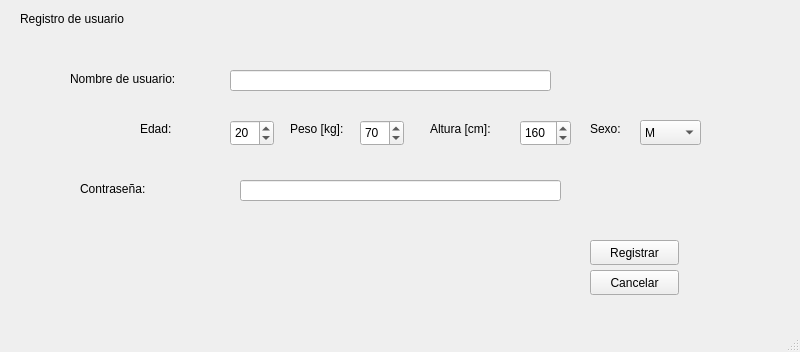
<?xml version="1.0" encoding="UTF-8"?>
<ui version="4.0">
 <class>RegWindow</class>
 <widget class="QMainWindow" name="RegWindow">
  <property name="geometry">
   <rect>
    <x>0</x>
    <y>0</y>
    <width>800</width>
    <height>352</height>
   </rect>
  </property>
  <property name="windowTitle">
   <string>Registro de Usuario</string>
  </property>
  <widget class="QWidget" name="centralwidget">
   <widget class="QLabel" name="label">
    <property name="geometry">
     <rect>
      <x>20</x>
      <y>10</y>
      <width>161</width>
      <height>17</height>
     </rect>
    </property>
    <property name="text">
     <string>Registro de usuario</string>
    </property>
   </widget>
   <widget class="QLabel" name="label_2">
    <property name="geometry">
     <rect>
      <x>70</x>
      <y>70</y>
      <width>151</width>
      <height>17</height>
     </rect>
    </property>
    <property name="text">
     <string>Nombre de usuario:</string>
    </property>
   </widget>
   <widget class="QLineEdit" name="lineEdit">
    <property name="geometry">
     <rect>
      <x>230</x>
      <y>70</y>
      <width>321</width>
      <height>21</height>
     </rect>
    </property>
   </widget>
   <widget class="QSpinBox" name="spinBox">
    <property name="geometry">
     <rect>
      <x>230</x>
      <y>120</y>
      <width>44</width>
      <height>26</height>
     </rect>
    </property>
    <property name="value">
     <number>20</number>
    </property>
   </widget>
   <widget class="QLabel" name="label_3">
    <property name="geometry">
     <rect>
      <x>140</x>
      <y>120</y>
      <width>67</width>
      <height>17</height>
     </rect>
    </property>
    <property name="text">
     <string>Edad:</string>
    </property>
   </widget>
   <widget class="QLabel" name="label_4">
    <property name="geometry">
     <rect>
      <x>290</x>
      <y>120</y>
      <width>61</width>
      <height>17</height>
     </rect>
    </property>
    <property name="text">
     <string>Peso [kg]:</string>
    </property>
   </widget>
   <widget class="QSpinBox" name="spinBox_2">
    <property name="geometry">
     <rect>
      <x>360</x>
      <y>120</y>
      <width>44</width>
      <height>26</height>
     </rect>
    </property>
    <property name="minimum">
     <number>30</number>
    </property>
    <property name="maximum">
     <number>150</number>
    </property>
    <property name="value">
     <number>70</number>
    </property>
   </widget>
   <widget class="QSpinBox" name="spinBox_3">
    <property name="geometry">
     <rect>
      <x>520</x>
      <y>120</y>
      <width>51</width>
      <height>26</height>
     </rect>
    </property>
    <property name="minimum">
     <number>100</number>
    </property>
    <property name="maximum">
     <number>230</number>
    </property>
    <property name="value">
     <number>160</number>
    </property>
   </widget>
   <widget class="QLabel" name="label_6">
    <property name="geometry">
     <rect>
      <x>430</x>
      <y>120</y>
      <width>101</width>
      <height>17</height>
     </rect>
    </property>
    <property name="text">
     <string>Altura [cm]: </string>
    </property>
   </widget>
   <widget class="QComboBox" name="comboBox">
    <property name="geometry">
     <rect>
      <x>640</x>
      <y>120</y>
      <width>61</width>
      <height>25</height>
     </rect>
    </property>
    <item>
     <property name="text">
      <string>M</string>
     </property>
    </item>
    <item>
     <property name="text">
      <string>F</string>
     </property>
    </item>
   </widget>
   <widget class="QLabel" name="label_7">
    <property name="geometry">
     <rect>
      <x>590</x>
      <y>120</y>
      <width>61</width>
      <height>17</height>
     </rect>
    </property>
    <property name="text">
     <string>Sexo:</string>
    </property>
   </widget>
   <widget class="QLineEdit" name="lineEdit_2">
    <property name="geometry">
     <rect>
      <x>240</x>
      <y>180</y>
      <width>321</width>
      <height>21</height>
     </rect>
    </property>
   </widget>
   <widget class="QLabel" name="label_5">
    <property name="geometry">
     <rect>
      <x>80</x>
      <y>180</y>
      <width>151</width>
      <height>17</height>
     </rect>
    </property>
    <property name="text">
     <string>Contraseña:</string>
    </property>
   </widget>
   <widget class="QPushButton" name="pushButton">
    <property name="geometry">
     <rect>
      <x>590</x>
      <y>240</y>
      <width>89</width>
      <height>25</height>
     </rect>
    </property>
    <property name="text">
     <string>Registrar</string>
    </property>
   </widget>
   <widget class="QPushButton" name="pushButton_2">
    <property name="geometry">
     <rect>
      <x>590</x>
      <y>270</y>
      <width>89</width>
      <height>25</height>
     </rect>
    </property>
    <property name="text">
     <string>Cancelar</string>
    </property>
   </widget>
  </widget>
  <widget class="QMenuBar" name="menubar">
   <property name="geometry">
    <rect>
     <x>0</x>
     <y>0</y>
     <width>800</width>
     <height>22</height>
    </rect>
   </property>
  </widget>
  <widget class="QStatusBar" name="statusbar"/>
 </widget>
 <resources/>
 <connections/>
</ui>
